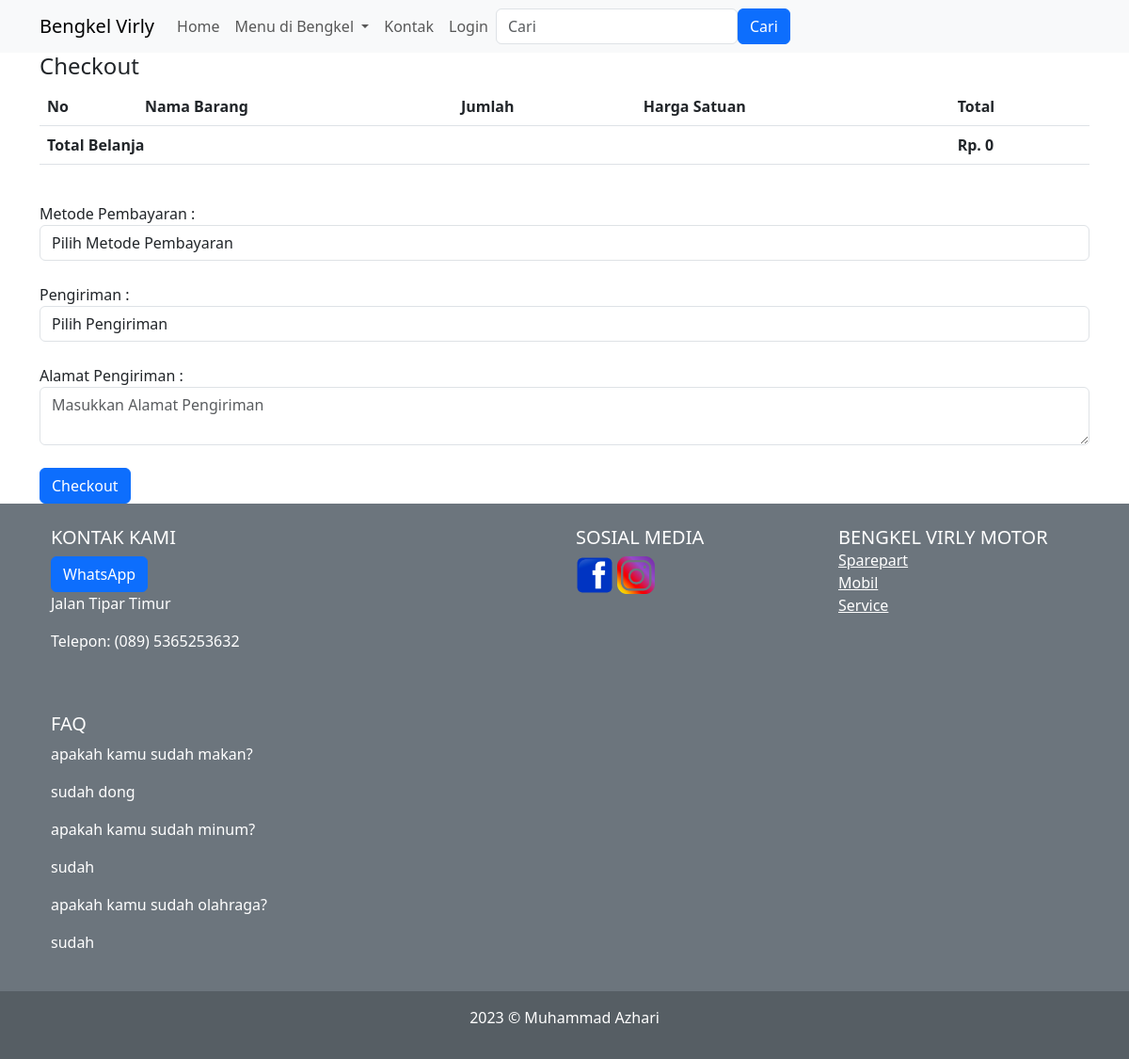
/main/checkout.php, run on the app's committed database.
### tables this page shows
CREATE TABLE `faq` (
  `id` int(11) NOT NULL,
  `pertanyaan` text DEFAULT NULL,
  `jawaban` text DEFAULT NULL
);

### main/checkout.php (the view, shortened to what this page needs)
<!DOCTYPE html>
<html lang="en">
<head>
    <?php include 'koneksi.php' ?>
    <link href="bootstrap-5.3.0-alpha3-dist/css/bootstrap.min.css" rel="stylesheet">
</head>
<body>
<?php include 'header.php' ?>
<div class="container">
    <h4>Checkout</h4>
    <table class="table table_bordered">
        <thead>
        <tr>
            <th>No</th>
            <th>Nama Barang</th>
            <th>Jumlah</th>
            <th>Harga Satuan</th>
            <th>Total</th>
        </tr>
        </thead>
        <?php
        $totalbelanja = 0;
        ?>
        <tfoot>
        <th colspan="4">Total Belanja</th>
        <th>Rp. <?php echo number_format($totalbelanja) ?></th>
        </tfoot>
    </table>
    <form method="post" action="proses_checkout.php">
        <br>
        <div class="form-group">
            <label>Metode Pembayaran :</label>
            <select class="form-control" name="pembayaran" id="combo1">
                <option value="">Pilih Metode Pembayaran</option>
            </select>
        </div>
        <br>
        <div class="form-group">
            <label>Pengiriman :</label>
            <select class="form-control" name="pengiriman" id="combo2">
                <option value="">Pilih Pengiriman</option>
            </select>
        </div>
        <br>
        <div class="form-group">
            <label>Alamat Pengiriman :</label>
            <textarea class="form-control" name="alamat" placeholder="Masukkan Alamat Pengiriman" required><?php echo $_SESSION["user"]["alamat"] ?></textarea>
        </div>
        <br>
        <button class="btn btn-primary" type="submit" name="checkout">Checkout</button>
    </form>
</div>
<?php include 'footer.php'?>
</body>
</html>

### main/footer.php (shortened to what this page needs)
<section>
    <footer class="bg-secondary text-white text-center text-md-start">
        <div class="container p-4">
            <div class="row">
                <div class="col-lg-6 col-md-12 mb-4 mb-md-0">
                    <h5 class="text-uppercase">Kontak Kami</h5>
                    <a href="https://wa.me/0895365253632" class="btn btn-primary">WhatsApp</a>
                    <p>
                        Jalan Tipar Timur
                    </p>
                    <p>Telepon: (089) 5365253632</p>
                </div>
                <div class="col-lg-3 col-md-6 mb-4 mb-md-0">
                    <h5 class="text-uppercase">Sosial Media</h5>
                    <div class="foto">
                        <a href="https://www.facebook.com/"><img src="asets/gambar/footer/facebook.png" width="40px" height="40px"></a>
                        <a href="https://www.instagram.com/mhmmdazhari24/"><img src="asets/gambar/footer/instagram.png" width="40px" height="40px"></a>
                    </div>
                </div>
                <div class="col-lg-3 col-md-6 mb-4 mb-md-0">
                    <h5 class="text-uppercase mb-0">Bengkel Virly Motor</h5>
                    <ul class="list-unstyled">
                        <li>
                            <a href="sparepart.php" class="text-white">Sparepart</a>
                        </li>
                        <li>
                            <a href="mobil.php" class="text-white">Mobil</a>
                        </li>
                        <li>
                            <a href="service.php" class="text-white">Service</a>
                        </li>
                    </ul>
                </div>
            </div>
        </div>
        <div class="container p-4">
            <h5 class="text-uppercase">FAQ</h5>
            <ul class="list-unstyled">
                <?php
                    $ambil = $koneksi->query("SELECT * FROM faq");
                    while ($faq = $ambil->fetch_assoc()) {
                ?>
                <li>
                <p><?php echo $faq['pertanyaan']; ?></p>
                <p><?php echo $faq['jawaban']; ?></p>
                </li>
                <?php
            }
                ?>
            </ul>
        </div>
        <div class="text-center p-3" style="background-color: rgba(0, 0, 0, 0.2);">
            <p> 2023 &copy; Muhammad Azhari</p>
        </div>
    </footer>
</section>

### main/footer.php (style rules this page uses)
Footer { position: relative; bottom: 0; width: 100%; }

### data on the page
faq: pertanyaan "apakah kamu sudah makan?", jawaban "sudah dong"
faq: pertanyaan "apakah kamu sudah minum?", jawaban "sudah"
faq: pertanyaan "apakah kamu sudah olahraga?", jawaban "sudah"

### other printed values
$totalbelanja "0"
